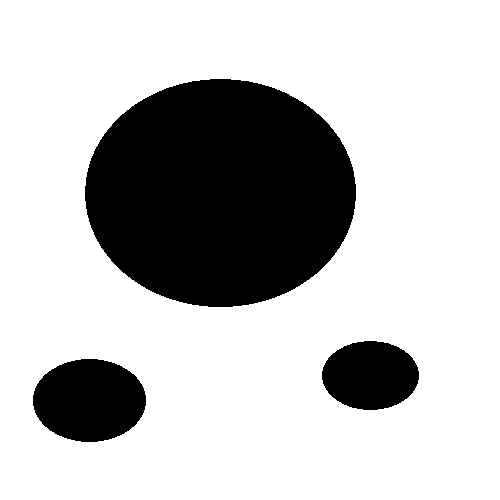
%> input picture pathplan/A-star/map1.bmp, 500 x 500 px
$ octave astart.m   (GNU Octave 9; MATLAB toolbox functions it lacks are replaced by stand-ins)
%> lines starting %> are read from the running program, lines starting %| are printed output that depends on the picture; in (x1, y1, x2, y2) boxes, pixels count from 0 and x2, y2 are one past the last pixel; in counts of white or black regions, pixels touching at a corner belong together; the program's own positions count from 1
### pathplan/A-star/feasiblePoint.m
% © Rahul Kala, IIIT Allahabad, Creative Commons Attribution-ShareAlike 4.0 International License.
% The use of this code, its parts and all the materials in the text; creation of derivatives and their publication; and sharing the code publically is permitted without permission.
% Please cite the work in all materials as: R. Kala (2014) Code for Robot Path Planning using A* algorithm, Indian Institute of Information Technology Allahabad, Available at: http://rkala.in/codes.html

function feasible=feasiblePoint(point,map)
    feasible=true;
    % check if collission-free spot and inside maps
    if ~(point(1)>=1 && point(1)<=size(map,1) && point(2)>=1 && point(2)<=size(map,2) && map(point(1),point(2))==1)
        feasible=false;
    end

### pathplan/A-star/astart.m
% © Rahul Kala, IIIT Allahabad, Creative Commons Attribution-ShareAlike 4.0 International License.
% The use of this code, its parts and all the materials in the text; creation of derivatives and their publication; and sharing the code publically is permitted without permission.
% Please cite the work in all materials as: R. Kala (2014) Code for Robot Path Planning using A* algorithm, Indian Institute of Information Technology Allahabad, Available at: http://rkala.in/codes.html

mapOriginal=im2bw(imread('map1.bmp')); % input map read from a bmp file. for new maps write the file name here
%> mapOriginal: size 500x500 logical; 75.6% white; 3 black regions, box (x1, y1, x2, y2) and area: (85, 79, 356, 307) 48491, (33, 359, 146, 442) 7363, (322, 341, 419, 410) 5242
resolutionX=100;
resolutionY=100;
source=[10 10]; % source position in Y, X format
goal=[490 490]; % goal position in Y, X format

conn=[1 1 1; % robot (marked as 2) can move up, left, right and down (all 1s), but not diagonally (all 0). you can increase/decrease the size of the matrix
      1 2 1;
      1 1 1];

%   conn=[1 1 1 1 1; % another option of conn
%         1 1 1 1 1;
%         1 1 2 1 1;
%         1 1 1 1 1
%         1 1 1 1 1];

%   conn=[0 1 0; % another option of conn
%         1 2 1;
%         0 1 0];

display=true; % display processing of nodes

%%%%% parameters end here %%%%%

mapResized=imresize(mapOriginal,[resolutionX resolutionY]);
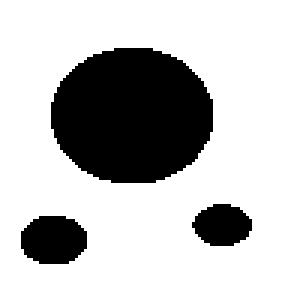
%> mapResized: size 100x100 logical (shown 3 times larger); 75.6% white; 3 black regions, box (x1, y1, x2, y2) and area: (17, 16, 71, 61) 1937, (7, 72, 29, 88) 289, (64, 68, 84, 82) 213
map=mapResized; % grow boundary by a unit pixel
for i=1:size(mapResized,1)
    for j=1:size(mapResized,2)
        if mapResized(i,j)==0
            if i-1>=1, map(i-1,j)=0; end
            if j-1>=1, map(i,j-1)=0; end
            if i+1<=size(map,1), map(i+1,j)=0; end
            if j+1<=size(map,2), map(i,j+1)=0; end
            if i-1>=1 && j-1>=1, map(i-1,j-1)=0; end
            if i-1>=1 && j+1<=size(map,2), map(i-1,j+1)=0; end
            if i+1<=size(map,1) && j-1>=1, map(i+1,j-1)=0; end
            if i+1<=size(map,1) && j+1<=size(map,2), map(i+1,j+1)=0; end
        end
    end
end
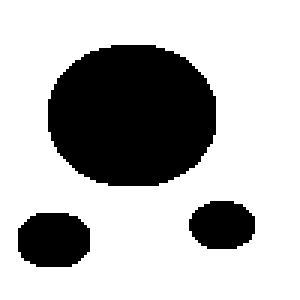
%> map: size 100x100 logical (shown 3 times larger); 72.1% white; 3 black regions, box (x1, y1, x2, y2) and area: (16, 15, 72, 62) 2139, (6, 71, 30, 89) 369, (63, 67, 85, 83) 285
source=double(int32((source.*[resolutionX resolutionY])./size(mapOriginal)));
%> source = [2 2]
goal=double(int32((goal.*[resolutionX resolutionY])./size(mapOriginal)));
%> goal = [98 98]

if ~feasiblePoint(source,map), error('source lies on an obstacle or outside map'); end
if ~feasiblePoint(goal,map), error('goal lies on an obstacle or outside map'); end
if length(find(conn==2))~=1, error('no robot specified in connection matrix'); end

%structure of a node is taken as positionY, positionX, historic cost, heuristic cost, total cost, parent index in closed list (-1 for source)
%> (the run ends here)

$ run again, with pathplan/A-star/map2.bmp copied over pathplan/A-star/map1.bmp
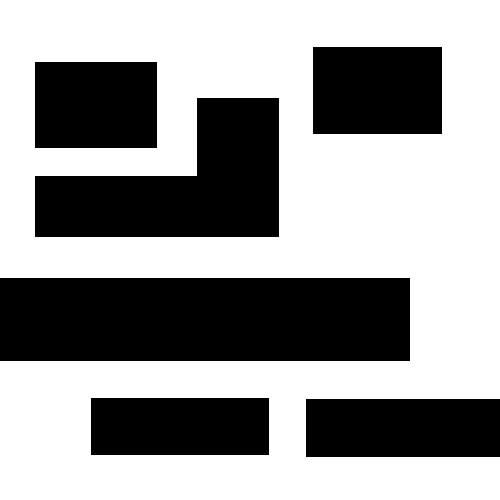
%> input picture pathplan/A-star/map2.bmp, 500 x 500 px
%> mapOriginal: size 500x500 logical; 60.6% white; 6 black regions, box (x1, y1, x2, y2) and area: (0, 278, 410, 361) 34030, (35, 98, 279, 237) 21280, (306, 399, 500, 457) 11252, (313, 47, 442, 134) 11223, (35, 62, 157, 148) 10492, (91, 398, 269, 455) 10146
%> `mapResized=imresize(mapOriginal,[resolutionX resolutionY]);`:
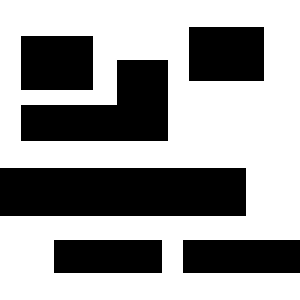
%> mapResized: size 100x100 logical (shown 3 times larger); 61.4% white; 6 black regions, box (x1, y1, x2, y2) and area: (0, 56, 82, 72) 1312, (7, 20, 56, 47) 843, (63, 9, 88, 27) 450, (7, 12, 31, 30) 432, (61, 80, 100, 91) 429, (18, 80, 54, 91) 396
%> after the loop `for i=1:size(mapResized,1)`:
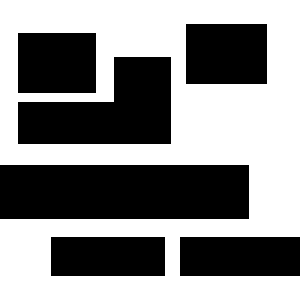
%> map: size 100x100 logical (shown 3 times larger); 54.3% white; 6 black regions, box (x1, y1, x2, y2) and area: (0, 55, 83, 73) 1494, (6, 19, 57, 48) 999, (62, 8, 89, 28) 540, (6, 11, 32, 31) 520, (60, 79, 100, 92) 520, (17, 79, 55, 92) 494

$ run again, with pathplan/A-star/map3.bmp copied over pathplan/A-star/map1.bmp
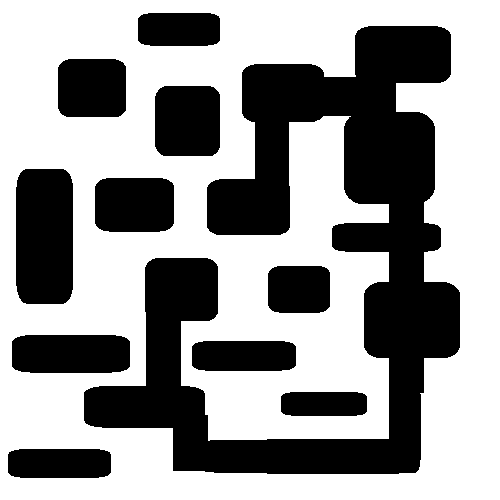
%> input picture pathplan/A-star/map3.bmp, 500 x 500 px
%> mapOriginal: size 500x500 logical; 60.1% white; 11 black regions, largest, box (x1, y1, x2, y2) and area: (84, 26, 460, 474) 62076, (16, 169, 73, 304) 7489, (155, 86, 220, 156) 4425
%> `mapResized=imresize(mapOriginal,[resolutionX resolutionY]);`:
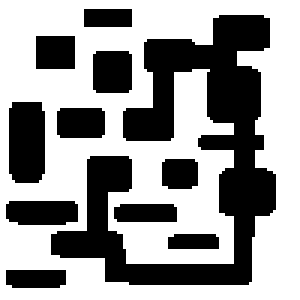
%> mapResized: size 100x100 logical (shown 3 times larger); 60.1% white; 11 black regions, largest, box (x1, y1, x2, y2) and area: (17, 5, 92, 95) 2491, (3, 34, 15, 61) 311, (2, 67, 26, 75) 181
%> after the loop `for i=1:size(mapResized,1)`:
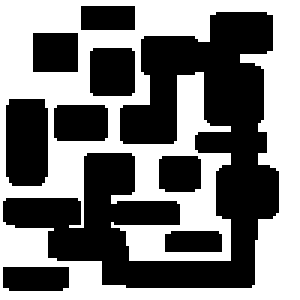
%> map: size 100x100 logical (shown 3 times larger); 48.1% white; 1 white region, box (x1, y1, x2, y2) and area: (0, 0, 100, 100) 4815
